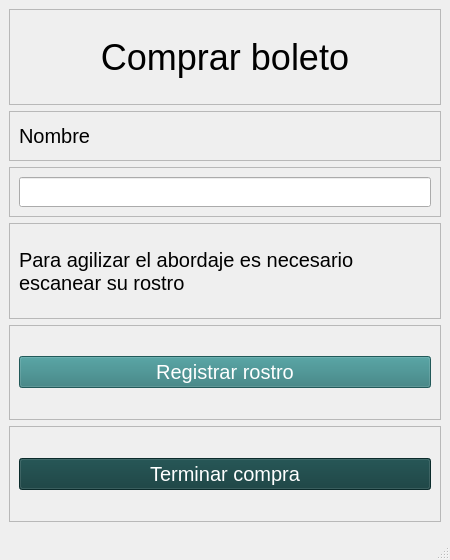
<?xml version="1.0" encoding="UTF-8"?>
<ui version="4.0">
 <class>buyTicketWindow</class>
 <widget class="QMainWindow" name="buyTicketWindow">
  <property name="geometry">
   <rect>
    <x>0</x>
    <y>0</y>
    <width>450</width>
    <height>560</height>
   </rect>
  </property>
  <property name="windowTitle">
   <string>MainWindow</string>
  </property>
  <property name="styleSheet">
   <string notr="true">font-size: 20px;</string>
  </property>
  <widget class="QWidget" name="centralwidget">
   <layout class="QVBoxLayout" name="verticalLayout">
    <item>
     <widget class="QFrame" name="frame">
      <property name="frameShape">
       <enum>QFrame::StyledPanel</enum>
      </property>
      <property name="frameShadow">
       <enum>QFrame::Raised</enum>
      </property>
      <layout class="QVBoxLayout" name="verticalLayout_2">
       <item>
        <widget class="QLabel" name="label">
         <property name="layoutDirection">
          <enum>Qt::LeftToRight</enum>
         </property>
         <property name="styleSheet">
          <string notr="true">font-size: 36px</string>
         </property>
         <property name="text">
          <string>Comprar boleto</string>
         </property>
         <property name="alignment">
          <set>Qt::AlignCenter</set>
         </property>
        </widget>
       </item>
      </layout>
     </widget>
    </item>
    <item>
     <widget class="QFrame" name="frame_2">
      <property name="maximumSize">
       <size>
        <width>16777215</width>
        <height>50</height>
       </size>
      </property>
      <property name="styleSheet">
       <string notr="true"/>
      </property>
      <property name="frameShape">
       <enum>QFrame::StyledPanel</enum>
      </property>
      <property name="frameShadow">
       <enum>QFrame::Raised</enum>
      </property>
      <layout class="QHBoxLayout" name="horizontalLayout">
       <item>
        <widget class="QLabel" name="label_2">
         <property name="styleSheet">
          <string notr="true"/>
         </property>
         <property name="text">
          <string>Nombre</string>
         </property>
        </widget>
       </item>
      </layout>
     </widget>
    </item>
    <item>
     <widget class="QFrame" name="frame_5">
      <property name="maximumSize">
       <size>
        <width>16777215</width>
        <height>50</height>
       </size>
      </property>
      <property name="frameShape">
       <enum>QFrame::StyledPanel</enum>
      </property>
      <property name="frameShadow">
       <enum>QFrame::Raised</enum>
      </property>
      <layout class="QHBoxLayout" name="horizontalLayout_2">
       <item>
        <widget class="QLineEdit" name="nameTxt">
         <property name="styleSheet">
          <string notr="true"/>
         </property>
        </widget>
       </item>
      </layout>
     </widget>
    </item>
    <item>
     <widget class="QFrame" name="frame_3">
      <property name="frameShape">
       <enum>QFrame::StyledPanel</enum>
      </property>
      <property name="frameShadow">
       <enum>QFrame::Raised</enum>
      </property>
      <layout class="QHBoxLayout" name="horizontalLayout_3">
       <item>
        <widget class="QLabel" name="label_3">
         <property name="styleSheet">
          <string notr="true"/>
         </property>
         <property name="text">
          <string>Para agilizar el abordaje es necesario 
escanear su rostro</string>
         </property>
        </widget>
       </item>
      </layout>
     </widget>
    </item>
    <item>
     <widget class="QFrame" name="frame_4">
      <property name="frameShape">
       <enum>QFrame::StyledPanel</enum>
      </property>
      <property name="frameShadow">
       <enum>QFrame::Raised</enum>
      </property>
      <layout class="QHBoxLayout" name="horizontalLayout_4">
       <item>
        <widget class="QPushButton" name="bookFlightBtn">
         <property name="styleSheet">
          <string notr="true">background-color: rgb(48, 124, 124);
color: #ffffff;</string>
         </property>
         <property name="text">
          <string>Registrar rostro</string>
         </property>
        </widget>
       </item>
      </layout>
     </widget>
    </item>
    <item>
     <widget class="QFrame" name="frame_6">
      <property name="frameShape">
       <enum>QFrame::StyledPanel</enum>
      </property>
      <property name="frameShadow">
       <enum>QFrame::Raised</enum>
      </property>
      <layout class="QHBoxLayout" name="horizontalLayout_5">
       <item>
        <widget class="QPushButton" name="finishBuyBtn">
         <property name="styleSheet">
          <string notr="true">background-color: rgb(16, 60, 60);
color: #ffffff;</string>
         </property>
         <property name="text">
          <string>Terminar compra</string>
         </property>
        </widget>
       </item>
      </layout>
     </widget>
    </item>
   </layout>
  </widget>
  <widget class="QMenuBar" name="menubar">
   <property name="geometry">
    <rect>
     <x>0</x>
     <y>0</y>
     <width>450</width>
     <height>34</height>
    </rect>
   </property>
  </widget>
  <widget class="QStatusBar" name="statusbar"/>
 </widget>
 <resources/>
 <connections/>
</ui>
